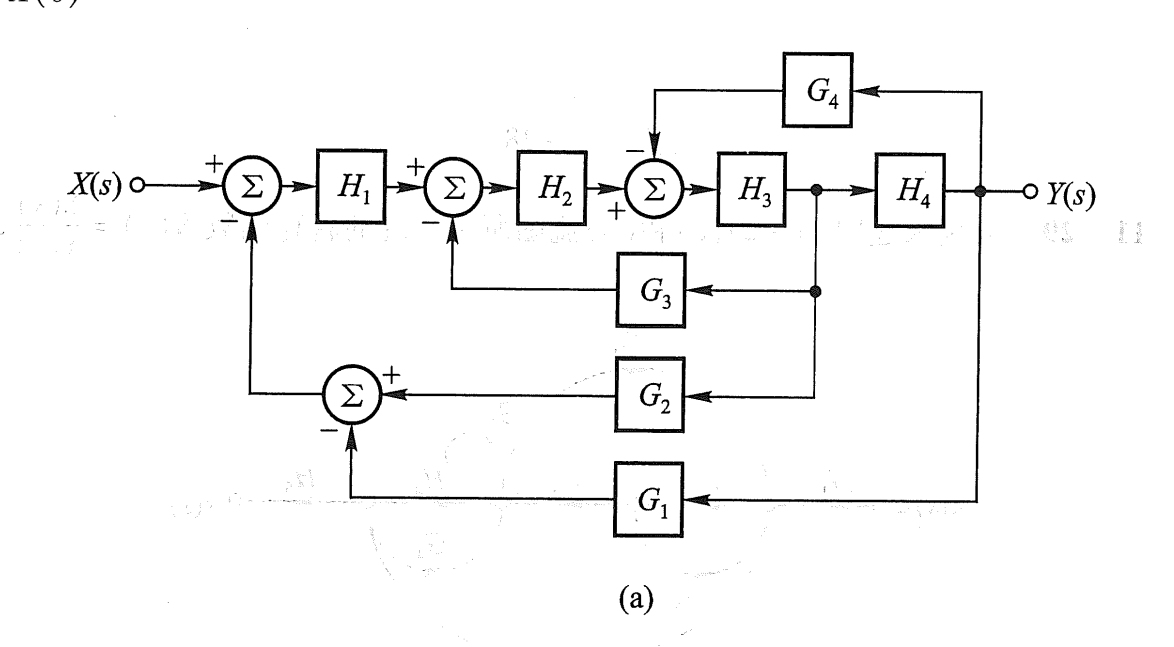
%> input picture 图集/56.png, 1174 x 647 px
$ octave xingzhuang7.m   (GNU Octave 9; MATLAB toolbox functions it lacks are replaced by stand-ins)
%> lines starting %> are read from the running program, lines starting %| are printed output that depends on the picture; in (x1, y1, x2, y2) boxes, pixels count from 0 and x2, y2 are one past the last pixel; in counts of white or black regions, pixels touching at a corner belong together; the program's own positions count from 1
### zhang.m
function [A,M]=zhang(filename)
tic();
% A=imread (filename) ;
% A=im2bw (A,0.8);
A=filename;
I=~A ;
[m n]=size (I) ;
%Zhang Quick Method
for nc=1:60
for i=1:m
    for j=1:n
        if I(i,j)==0
            M(i,j)=0;
        else
            P(1)=I(i,j) ;
            if i-1>0
                P(2) = I(i-1,j) ;
            else
                P(2) = 0 ;
            end
            if (j+1)<=n & (i-1)>0
                P(3) = I(i-1,j+1) ;
            else
                P(3) = 0 ;
            end
            if (j+1)<=n
                P(4) = I(i,j+1) ;
            else
                P(4) = 0 ;
            end
            if (i+1)<=m & (j+1)<=n
                P(5) = I(i+1,j+1) ;
            else
                P(5) = 0 ;
            end
            if (i+1)<=m
                P(6)= I(i+1,j) ;
            else
                P(6) = 0 ;
            end
            if (j-1)>0 & (i+1)<=m
                P(7) = I(i+1,j-1) ;
            else
                P(7) = 0 ;
            end
            if (j-1)>0
                P(8) = I(i,j-1) ;
            else
                P(8) = 0 ;
            end
            if (i-1)>0 & (j-1)>0
                P(9) = I(i-1,j-1) ;
            else
                P(9) = 0 ;
            end
            P(10)=P(1) ;
            Np1=sum(P(2:9)) ;
            Sp1=0;
            Sp1=abs(P(9)-P(2)) ;
            for t=2:8
                 Sp1=Sp1+abs(P(t)-P(t+1));
            end
            Sp1=Sp1/2 ;
            if mod(nc,2)~=0
             if (Np1>=2) & (Np1<=6) & (Sp1==1) & (P(2)*P(4)*P(6)==0) & (P(4)*P(6)*P(8)==0)
                   M(i,j) = 0 ;
              else
                   M(i,j) = 1 ;
               end
            else
             if Np1>=2 & Np1<=6 & Sp1==1 & P(2)*P(4)*P(8)==0 & P(2)*P(6)*P(8)==0
                   M(i,j) = 0 ;
              else
                   M(i,j) = 1 ;
              end

            end

        end
    end
end
I=M;
end
M=~M;
timespent=toc
end

### xingzhuang7.m
clc;
clear all;
I=imread('56.png');
%> I is the input picture: size 647x1174x3 uint8; min 0, max 255, mean 247
I=imresize(I,2);
%> I: size 1294x2348x3 uint8
BW1=rgb2gray(I);           %BW1灰度图
thresh = graythresh(BW1);     %自动确定二值化阈值；
%> thresh = 0.569
BW2 = im2bw(BW1,thresh);       %对图像自动二值化即可。 BW2二值图
%> BW2: size 1294x2348 logical; 96.7% white; 69 black regions (24 under 20 px), largest, box (x1, y1, x2, y2) and area: (259, 103, 2077, 1076) 83566, (1076, 350, 1132, 396) 843, (674, 347, 730, 393) 834

BW2=imcomplement(BW2);    %颜色翻转
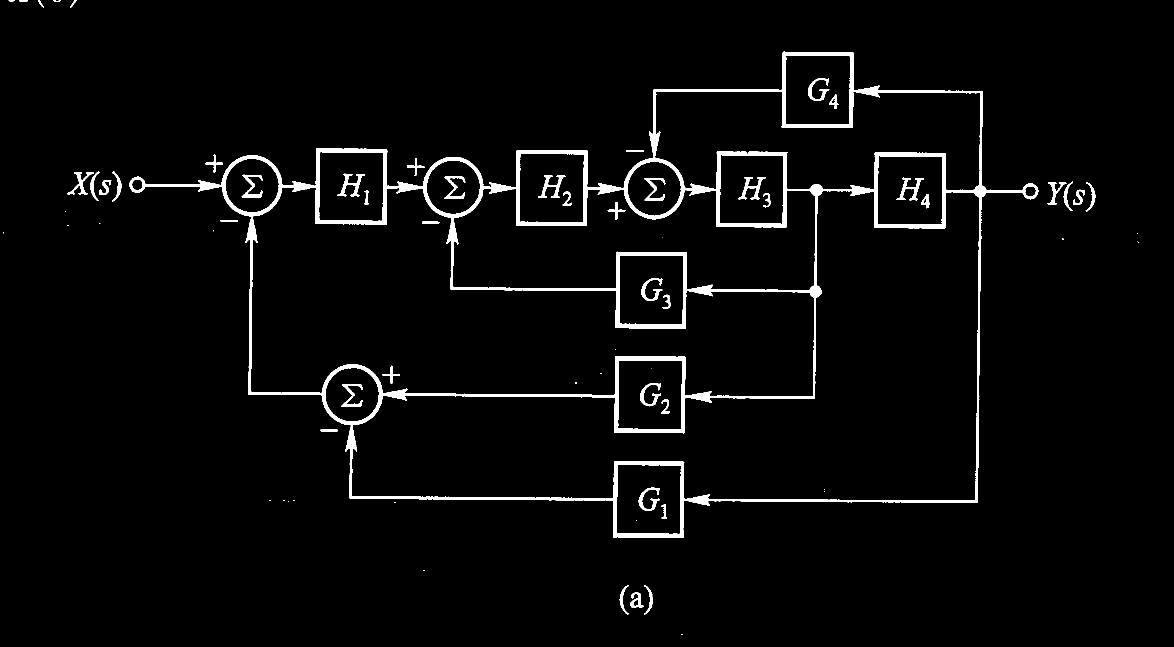
%> BW2: size 1294x2348 logical (shown at 1/2 size); 3.3% white; 69 white regions (24 under 20 px), largest, box (x1, y1, x2, y2) and area: (259, 103, 2077, 1076) 83566, (1076, 350, 1132, 396) 843, (674, 347, 730, 393) 834
BW2 = bwareaopen(BW2,1580,8);  %去文字
%> BW2: size 1294x2348 logical; 2.8% white; 1 white region, box (x1, y1, x2, y2) and area: (259, 103, 2077, 1076) 83566
BW2=imcomplement(BW2);
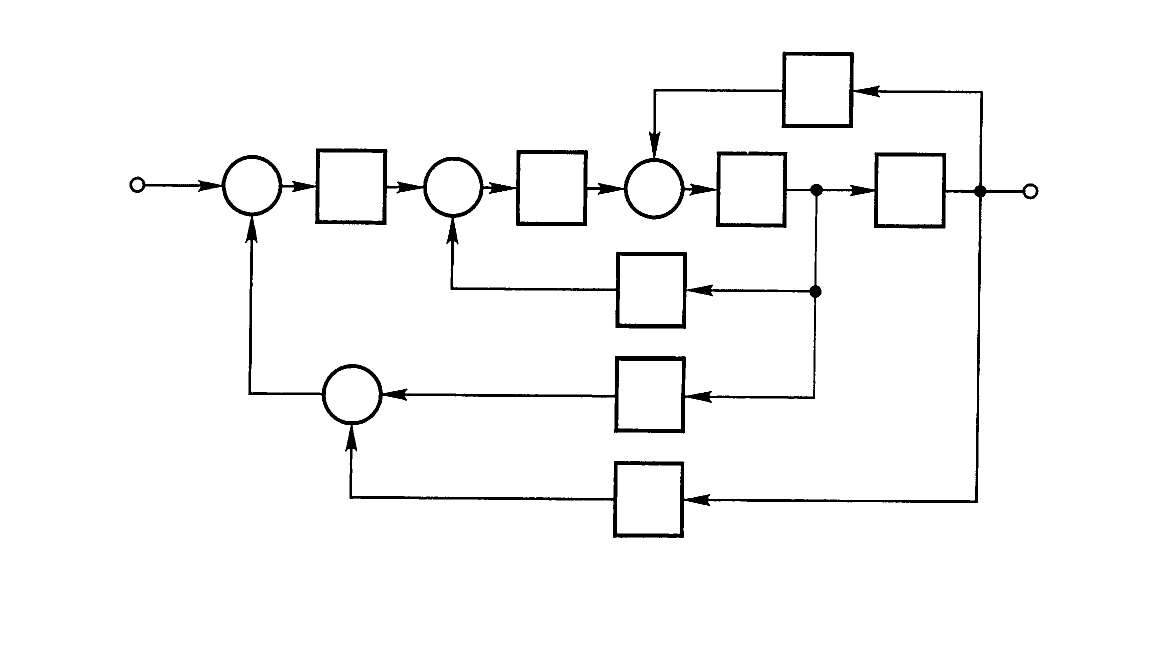
%> BW2: size 1294x2348 logical (shown at 1/2 size); 97.2% white; 1 black region, box (x1, y1, x2, y2) and area: (259, 103, 2077, 1076) 83566

BW3=BW2;
BW3=~BW3;

se=strel('disk',10);
BW3=imclose(BW3,se);
%> BW3: size 1294x2348 logical; 2.9% white; 1 white region, box (x1, y1, x2, y2) and area: (259, 103, 2077, 1076) 88527
BW3=~BW3;
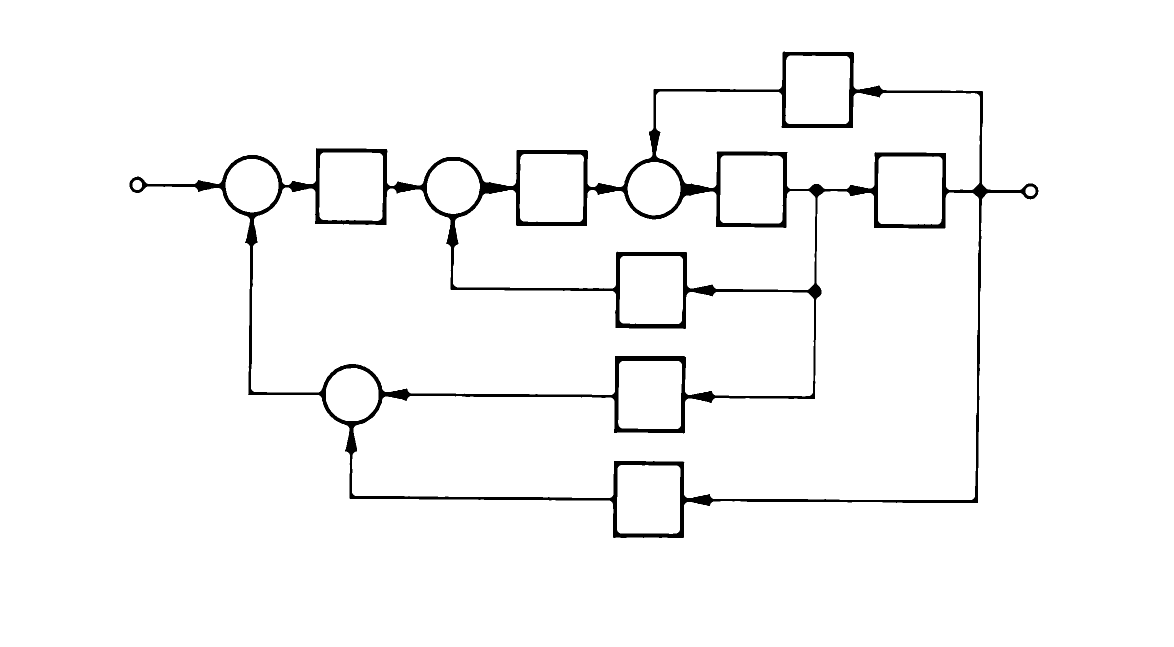
%> BW3: size 1294x2348 logical (shown at 1/2 size); 97.1% white; 1 black region, box (x1, y1, x2, y2) and area: (259, 103, 2077, 1076) 88527
% figure,imshow(BW3);
A=imerode(BW3,se);     %一次腐蚀操作
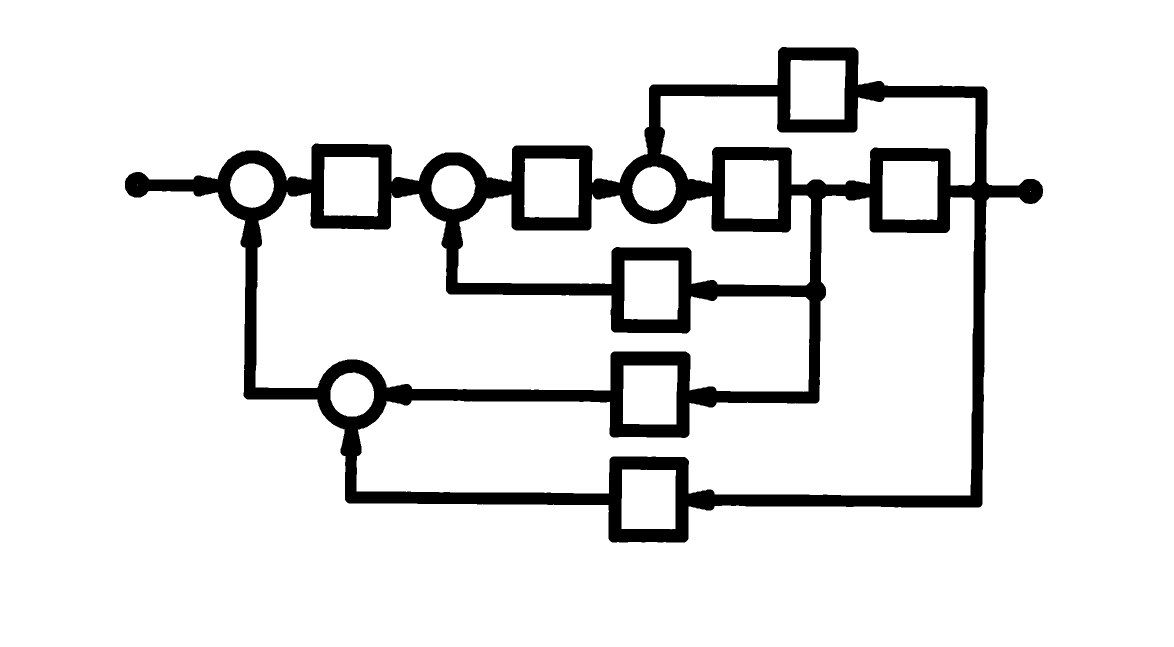
%> A: size 1294x2348 logical (shown at 1/2 size); 90.2% white; 1 black region, box (x1, y1, x2, y2) and area: (250, 94, 2086, 1085) 297356
[A1,AM]=zhang(A);
%> in zhang, `I=~A ;`:
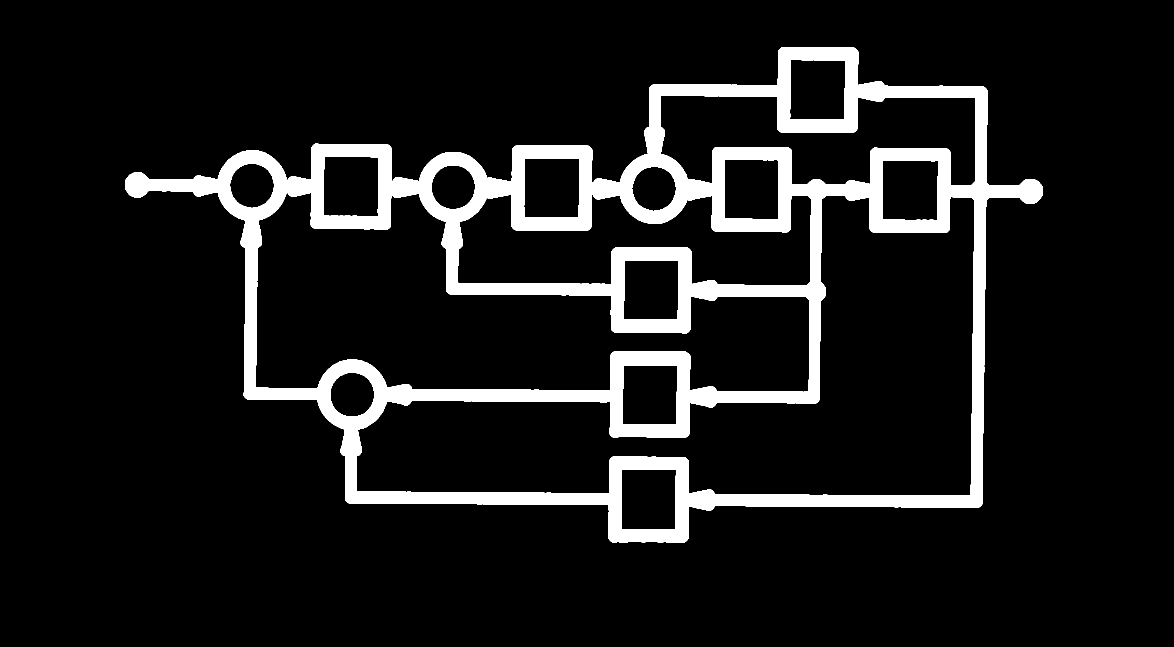
%> I: size 1294x2348 logical (shown at 1/2 size); 9.8% white; 1 white region, box (x1, y1, x2, y2) and area: (250, 94, 2086, 1085) 297356
%> (the run ends here)
